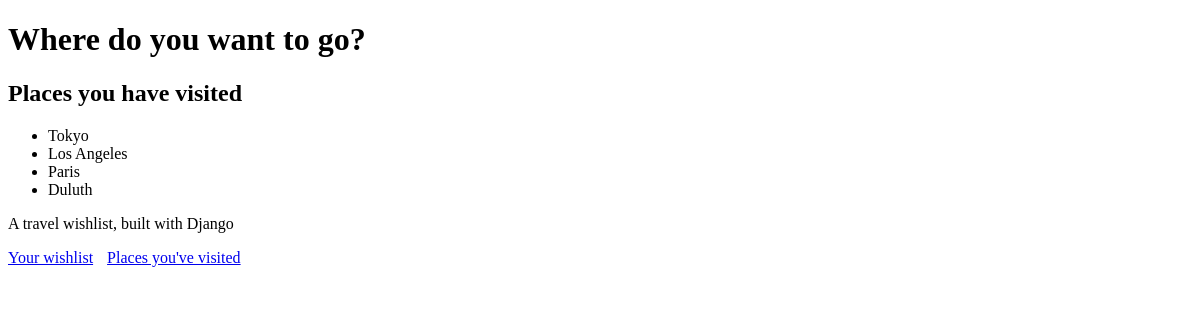
The page /visited on the database as committed earlier.
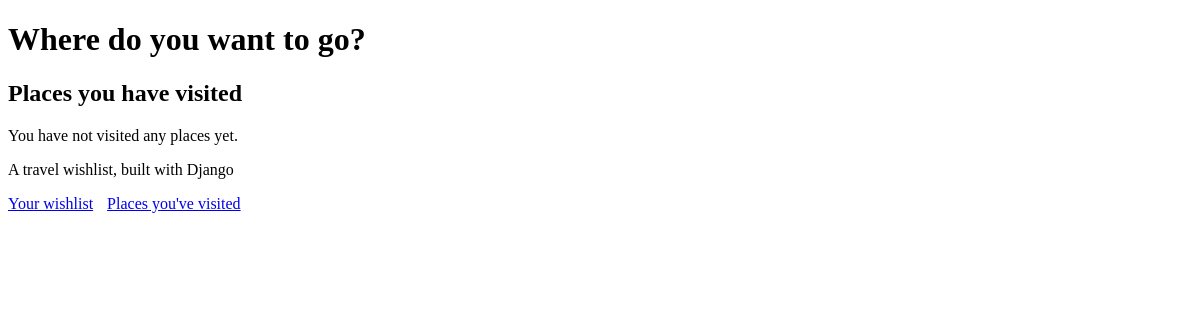
The same page on the database as committed later.
### travel_wishlist/models.py (models this page shows, shortened)
class Place(models.Model):
    name = models.CharField(max_length=200)
    visited = models.BooleanField(default=False)

### travel_wishlist/views.py (the view)
# urls.py: path('visited', views.places_visited, name='places_visited'),
def places_visited(request):
    visited = Place.objects.filter(visited=True)
    return render(request,'travel_wishlist/visited.html', {'visited': visited} )

### travel_wishlist/templates/travel_wishlist/visited.html
{% extends 'travel_wishlist/base.html' %}
{% block content %}
<h2>Places you have visited</h2>
{% if visited %}
<ul>
    {% for place in visited %}
        <li>{{ place.name}}</li>
    {% endfor %}
</ul>
{% else %}
<p>You have not visited any places yet.</p>
{% endif %}
{% endblock %}

### travel_wishlist/templates/travel_wishlist/base.html (shortened to what this page needs)
{% load static %}
<!DOCTYPE html>
<html>
    <head>
        <link rel="stylesheet" href="https://unpkg.com/sakura.css/css/sakura.css" type="text/css">
        <link rel="stylesheet"href="{% static 'css/style.css' %}" type="text/css">
    </head>
    <h1>Where do you want to go?</h1>
    <body>
        {% block content%}
        {% endblock %}
    </body>
    <div>
        <p>A travel wishlist, built with Django</p>
        <a class="nav-link" href="{% url 'place_list' %}">Your wishlist</a>
        <a class="nav-link" href="{% url 'places_visited' %}">Places you've visited</a>
    </div>
</html>

### travel_wishlist/static/css/style.css (style rules this page uses)
a.nav-link { margin-right: 10px; }

Rows that differ between the two databases and show on the page:
removed Place: name "Tokyo"
removed Place: name "Los Angeles"
removed Place: name "Paris"
no longer on this page (row edited): Place: name "Duluth"
Other text that changed with them:
text now shown: "You have not visited any places yet."
